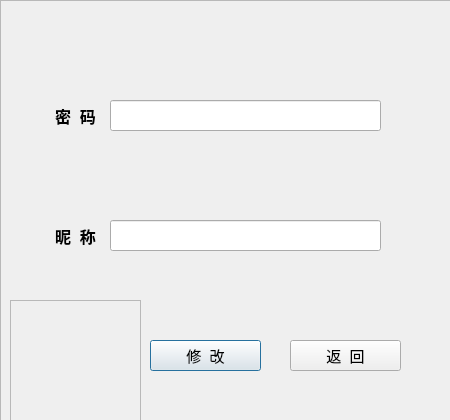
<?xml version="1.0" encoding="UTF-8"?>
<ui version="4.0">
 <class>update_info</class>
 <widget class="QDialog" name="update_info">
  <property name="geometry">
   <rect>
    <x>0</x>
    <y>0</y>
    <width>450</width>
    <height>420</height>
   </rect>
  </property>
  <property name="minimumSize">
   <size>
    <width>450</width>
    <height>420</height>
   </size>
  </property>
  <property name="maximumSize">
   <size>
    <width>450</width>
    <height>420</height>
   </size>
  </property>
  <property name="windowTitle">
   <string>修改用户信息</string>
  </property>
  <property name="windowIcon">
   <iconset resource="picture.qrc">
    <normaloff>:/image/theme.png</normaloff>:/image/theme.png</iconset>
  </property>
  <widget class="QFrame" name="frame">
   <property name="geometry">
    <rect>
     <x>0</x>
     <y>0</y>
     <width>451</width>
     <height>421</height>
    </rect>
   </property>
   <property name="frameShape">
    <enum>QFrame::StyledPanel</enum>
   </property>
   <property name="frameShadow">
    <enum>QFrame::Raised</enum>
   </property>
   <widget class="QLabel" name="label">
    <property name="geometry">
     <rect>
      <x>40</x>
      <y>100</y>
      <width>71</width>
      <height>31</height>
     </rect>
    </property>
    <property name="font">
     <font>
      <pointsize>12</pointsize>
      <bold>true</bold>
     </font>
    </property>
    <property name="text">
     <string>密  码</string>
    </property>
    <property name="alignment">
     <set>Qt::AlignCenter</set>
    </property>
   </widget>
   <widget class="QLineEdit" name="update_psd">
    <property name="geometry">
     <rect>
      <x>110</x>
      <y>100</y>
      <width>271</width>
      <height>31</height>
     </rect>
    </property>
   </widget>
   <widget class="QLabel" name="label_2">
    <property name="geometry">
     <rect>
      <x>40</x>
      <y>220</y>
      <width>71</width>
      <height>31</height>
     </rect>
    </property>
    <property name="font">
     <font>
      <pointsize>12</pointsize>
      <bold>true</bold>
     </font>
    </property>
    <property name="text">
     <string>昵  称</string>
    </property>
    <property name="alignment">
     <set>Qt::AlignCenter</set>
    </property>
   </widget>
   <widget class="QLineEdit" name="update_name">
    <property name="geometry">
     <rect>
      <x>110</x>
      <y>220</y>
      <width>271</width>
      <height>31</height>
     </rect>
    </property>
   </widget>
   <widget class="QPushButton" name="update_sure">
    <property name="geometry">
     <rect>
      <x>150</x>
      <y>340</y>
      <width>111</width>
      <height>31</height>
     </rect>
    </property>
    <property name="font">
     <font>
      <pointsize>11</pointsize>
     </font>
    </property>
    <property name="text">
     <string>修  改</string>
    </property>
   </widget>
   <widget class="QPushButton" name="update_exit">
    <property name="geometry">
     <rect>
      <x>290</x>
      <y>340</y>
      <width>111</width>
      <height>31</height>
     </rect>
    </property>
    <property name="font">
     <font>
      <pointsize>11</pointsize>
     </font>
    </property>
    <property name="text">
     <string>返  回</string>
    </property>
   </widget>
   <widget class="QFrame" name="frame_2">
    <property name="geometry">
     <rect>
      <x>10</x>
      <y>300</y>
      <width>131</width>
      <height>131</height>
     </rect>
    </property>
    <property name="styleSheet">
     <string notr="true">border-image: url(:/image/update_info_bg.jpeg);</string>
    </property>
    <property name="frameShape">
     <enum>QFrame::StyledPanel</enum>
    </property>
    <property name="frameShadow">
     <enum>QFrame::Raised</enum>
    </property>
   </widget>
  </widget>
 </widget>
 <resources>
  <include location="picture.qrc"/>
 </resources>
 <connections/>
</ui>
